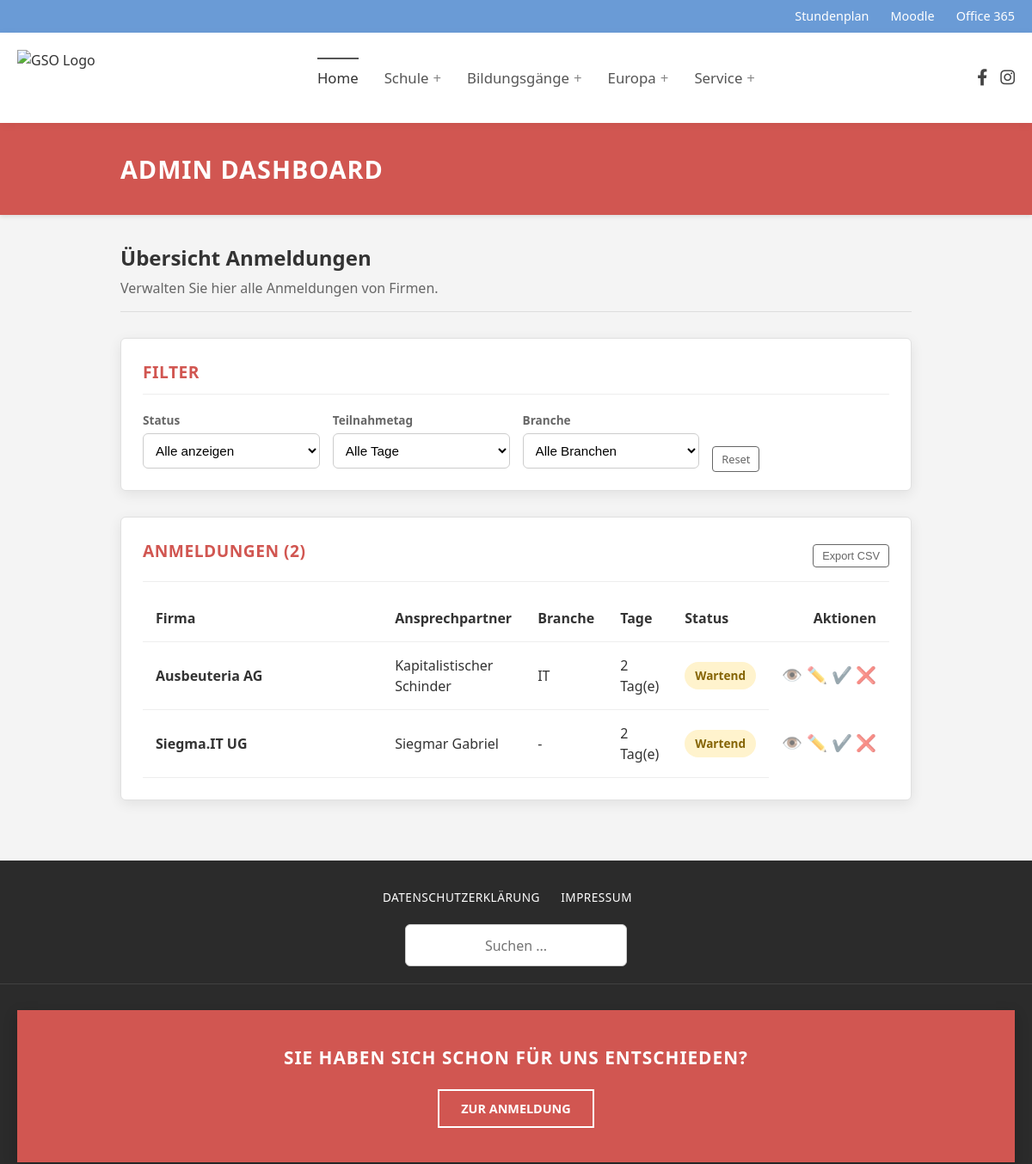
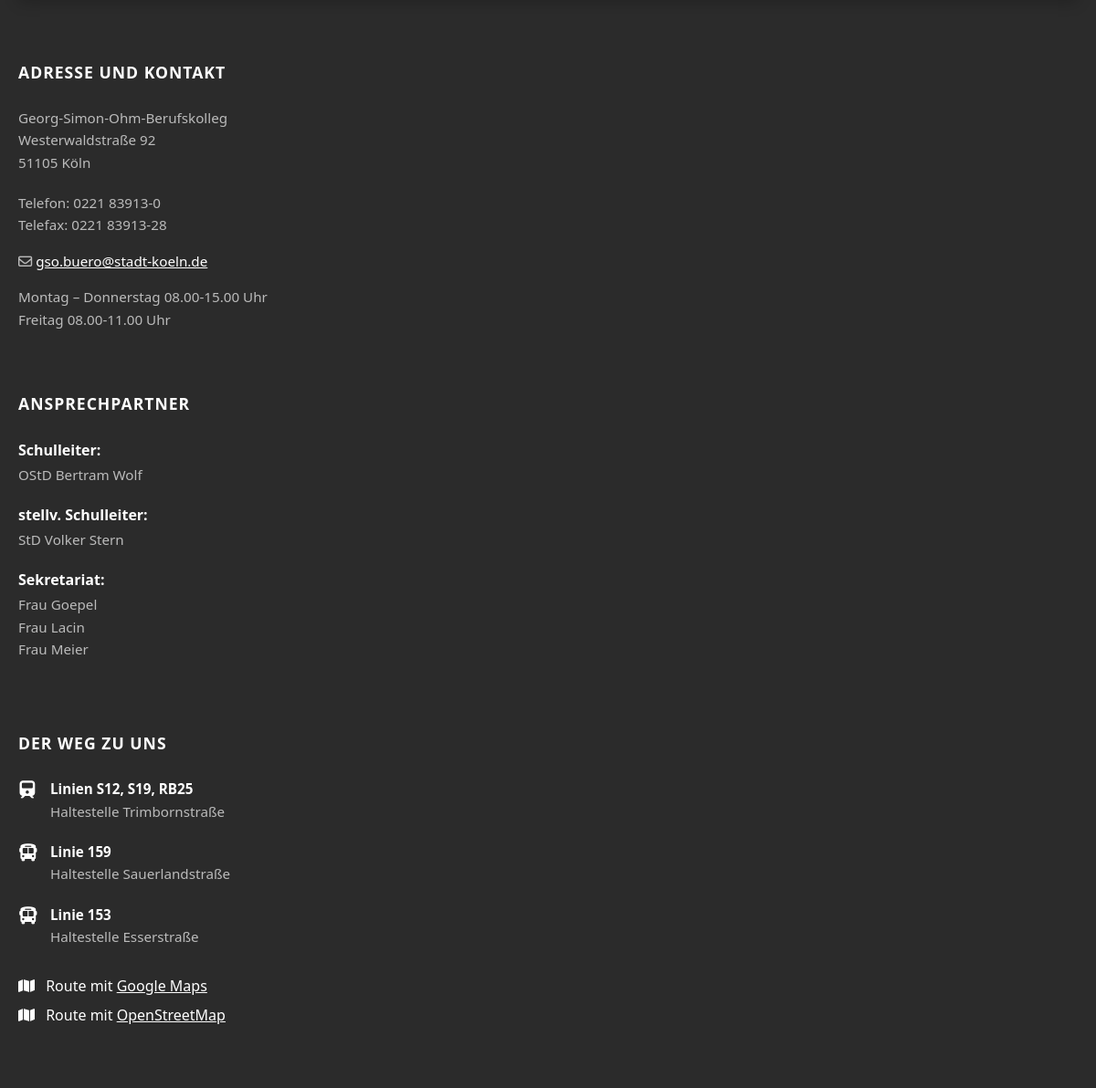
The app's page /dashboard (signed in) with its own data (2 pictures, top to bottom).
### database/models.py (models this page shows)
class Booking(Schema):
    __tablename__ = 'bookings'
    id = mapped_column(Integer, primary_key=True)
    user_id = mapped_column(Integer, ForeignKey('users.id'), nullable=False)
    event_year = mapped_column(Integer, nullable=False, default=datetime.now().year)
    first = mapped_column(Boolean, nullable=False, default=False)
    second = mapped_column(Boolean, nullable=False, default=False)
    status = mapped_column(Enum(BookingStatus), nullable=False, default=BookingStatus.pending)
    chairs_needed = mapped_column(Integer, nullable=False, default=0)
    tables_needed = mapped_column(Integer, nullable=False, default=0)
    remarks = mapped_column(String, nullable=True)
    presentation = mapped_column(String, nullable=True)
    user = relationship("User", back_populates="bookings")
    UniqueConstraint('user_id', 'event_year')

class User(Schema):
    __tablename__ = 'users'
    id = mapped_column(Integer, primary_key=True)
    name = mapped_column(String, nullable=False)
    industry = mapped_column(String, nullable=True)
    contact_person = mapped_column(String, nullable=True)
    phone = mapped_column(String, nullable=True)
    email = mapped_column(String, nullable=False, unique=True)
    street = mapped_column(String, nullable=True)
    zip = mapped_column(String, nullable=True)
    city = mapped_column(String, nullable=True)
    support_association = mapped_column(Boolean, nullable=False, default=False)
    is_admin = mapped_column(Boolean, nullable=False, default=False)
    tokens = relationship("Token", back_populates="user")
    bookings = relationship("Booking", back_populates="user")

### app.py (the view, shortened to what this page needs)
@app.route('/marketplace')
@app.route('/dashboard')
@login_required
def dashboard():
    this_year = datetime.now().year
    if current_user.is_admin:
        template = 'admin_dashboard.html'
        bookings = get_bookings(**transform_filters(request.args), event_year=this_year)
    return render_template(template, user=current_user, bookings=bookings)

### app.py (called while the page is built)
@login_manager.user_loader
def load_user(user_id) -> Optional[Authenticated[User]]:
    try:
        user_id = int(user_id)
        user_record = db.query(User).filter_by(id=user_id).one()
        return Authenticated(user_record)
    except Exception:
        print(f'[WARN] user id not found: {user_id}')
        return None

### auth.py (called while the page is built)
    def __getattr__(self, attr):
        return getattr(self.record, attr)

### db.py (called while the page is built)
def get_bookings(**filters):
    return map(decorate, db.query(Booking).filter_by(**filters).all())

def decorate(booking):
    booking.duration = booking.first + booking.second
    return booking

### input.py (called while the page is built)
def transform_filters(qparams: MultiDict[str, str]) -> dict[str, Any]:
    db_filters = {}
    if 'status' in qparams and qparams['status'] != 'all':
        db_filters['status'] = qparams['status']
    if 'day' in qparams and qparams['day'] != 'all':
        if qparams['day'] != 'second':
            db_filters['first'] = True
        if qparams['day'] != 'first':
            db_filters['second'] = True
    if 'industry' in qparams and qparams['industry'] != 'all':
        db_filters['industry'] = qparams['industry']
        pass
    return db_filters

### templates/admin_dashboard.html (shortened to what this page needs)
{% extends "baseLayout.html" %}
{% block content %}
{% set booking_list = bookings|list %}
<div class="full-width-banner">
  <div class="banner-inner">
    <h1>Admin Dashboard</h1>
  </div>
</div>
<div class="dashboard-container">
  <div class="dashboard-intro">
    <h2 class="welcome-title">Übersicht Anmeldungen</h2>
    <p class="welcome-sub">Verwalten Sie hier alle Anmeldungen von Firmen.</p>
  </div>
  <section class="dash-card filter-card">
    <h3 class="card-title">Filter</h3>
    <form class="filter-grid" method="GET" action="{{ url_for('dashboard') }}">
      <div class="filter-group">
        <label for="filter-status">Status</label>
        <select id="filter-status" name="status" class="admin-select" onchange="this.form.submit()">
          <option value="all" {% if request.args.get('status') == 'all' or not request.args.get('status') %}selected{% endif %}>Alle anzeigen</option>
        </select>
      </div>
      <div class="filter-group">
        <label for="filter-day">Teilnahmetag</label>
        <select id="filter-day" name="day" class="admin-select" onchange="this.form.submit()">
          <option value="all" {% if request.args.get('day') == 'all' or not request.args.get('day') %}selected{% endif %}>Alle Tage</option>
        </select>
      </div>
      <div class="filter-group">
        <label for="filter-industry">Branche</label>
        <select id="filter-industry" name="industry" class="admin-select" onchange="this.form.submit()">
          <option value="all" {% if request.args.get('industry') == 'all' or not request.args.get('industry') %}selected{% endif %}>Alle Branchen</option>
        </select>
      </div>
      <div class="filter-actions">
        <a href="{{ url_for('dashboard') }}" class="btn-small-outline">
            Reset
        </a>
      </div>
    </form>
  </section>
  <section class="dash-card results-card">
    <div class="header-row">
      <h3 class="card-title" style="margin-bottom:0; border:none;">Anmeldungen ({{ booking_list|length }})</h3>
      <button class="btn-small-outline">Export CSV</button>
    </div>
    <div class="table-responsive">
      <table class="admin-table">
        <thead>
          <tr>
            <th>Firma</th>
            <th>Ansprechpartner</th>
            <th>Branche</th>
            <th>Tage</th>
            <th>Status</th>
            <th class="text-right">Aktionen</th>
          </tr>
        </thead>
        <tbody>
        {% for booking in booking_list %}
          <tr>
            <td data-label="Firma" class="fw-bold">{{ booking.user.name }}</td>
            <td data-label="Ansprechpartner">{{ booking.user.contact_person }}</td>
            <td data-label="Branche">{{ booking.user.industry if booking.user.industry else "-" }}</td>
            <td data-label="Dauer">{{ booking.duration }} Tag(e)</td>
            <td data-label="Status">
              <span class="status-badge status-{{ booking.status.name|lower }}">
                {{ booking.status.value }}
              </span>
            </td>
            <td data-label="Aktionen" class="text-right action-cell">
              <a href="/admin/booking/{{ booking.id }}" class="btn-icon" title="Details ansehen">
                👁️
              </a>
              <a href="/admin/booking/{{ booking.id }}/edit" class="btn-icon" title="Bearbeiten">
                ✏️
              </a>
              <form action="/admin/booking/{{ booking.id }}/status/confirmed" method="POST" style="display:inline;">
                <button type="submit" class="btn-icon btn-approve" title="Anmeldung bestätigen">
                    ✔️
                </button>
              </form>
              <form action="/admin/booking/{{ booking.id }}/status/rejected" method="POST" style="display:inline;" onsubmit="return confirm('Möchten Sie diese Anmeldung wirklich ablehnen?');">
                <button type="submit" class="btn-icon btn-reject" title="Anmeldung ablehnen">
                    ❌
                </button>
              </form>
            </td>
          </tr>
        {% endfor %}
        </tbody>
      </table>
    </div>
  </section>
</div>
{% endblock %}

### templates/baseLayout.html (shortened to what this page needs)
<!DOCTYPE html>
<html lang="de">
<head>
    <link rel="stylesheet" href="https://cdnjs.cloudflare.com/ajax/libs/font-awesome/6.4.0/css/all.min.css">
    <link rel="stylesheet" href="{{ url_for('static', filename='css/baseStyle.css') }}">
    <link rel="stylesheet" href="{{ url_for('static', filename='css/marketplace.css') }}">
    <link rel="stylesheet" href="{{ url_for('static', filename='css/dashboard.css') }}">
</head>
<body>
    <div class="top-bar">
        <div class="container-width top-bar-inner">
            <a href="#">Stundenplan</a>
            <a href="#">Moodle</a>
            <a href="#">Office 365</a>
        </div>
    </div>
    <header class="site-header">
        <div class="container-width header-inner">
            <div class="branding">
                <a href="#">
                    <img src="https://www.gso-koeln.de/wp-content/uploads/2020/06/cropped-LOGO-GSO_neu.png" alt="GSO Logo">
                </a>
            </div>
            <nav class="main-navigation">
                <ul class="nav-list">
                    <li class="nav-item current-menu-item"><a href="#">Home</a></li>
                    <li class="nav-item has-sub"><a href="#">Schule</a></li>
                    <li class="nav-item has-sub"><a href="#">Bildungsgänge</a></li>
                    <li class="nav-item has-sub"><a href="#">Europa</a></li>
                    <li class="nav-item has-sub">
                        <a href="#">Service</a>
                    </li>
                </ul>
            </nav>
            <div class="header-socials">
                <a href="#" aria-label="Facebook"><i class="fab fa-facebook-f"></i></a>
                <a href="#" aria-label="Instagram"><i class="fab fa-instagram"></i></a>
            </div>
        </div>
    </header>
    {% block content %}
    {% endblock %}
    <div class="footer-wrapper">
        <div class="container-width footer-meta-top">
            <div class="footer-links">
                <a href="#">DATENSCHUTZERKLÄRUNG</a>
                <a href="#">IMPRESSUM</a>
            </div>
            <div class="footer-search">
                <form action="#">
                    <input type="text" placeholder="Suchen ...">
                    <button type="submit"><i class="fas fa-search"></i></button>
                </form>
            </div>
        </div>
        <div class="container-width">
            <div class="cta-banner">
                <h2>SIE HABEN SICH SCHON FÜR UNS ENTSCHIEDEN?</h2>
                <a href="#" class="btn-outline">ZUR ANMELDUNG</a>
            </div>
        </div>
        <footer class="site-footer">
            <div class="container-width">
                <div class="footer-grid">
                    <div class="footer-column">
                        <h3>ADRESSE UND KONTAKT</h3>
                        <p>Georg-Simon-Ohm-Berufskolleg<br>Westerwaldstraße 92<br>51105 Köln</p>
                        <div class="contact-details">
                            <p>Telefon: 0221 83913-0<br>Telefax: 0221 83913-28</p>
                            <p class="mail-link"><i class="far fa-envelope"></i> <a href="mailto:gso.buero@stadt-koeln.de">gso.buero@stadt-koeln.de</a></p>
                            <p style="margin-top: 15px;">Montag – Donnerstag 08.00-15.00 Uhr<br>Freitag 08.00-11.00 Uhr</p>
                        </div>
                    </div>
                    <div class="footer-column">
                        <h3>ANSPRECHPARTNER</h3>
                        <div class="person-group"><strong>Schulleiter:</strong><p>OStD Bertram Wolf</p></div>
                        <div class="person-group"><strong>stellv. Schulleiter:</strong><p>StD Volker Stern</p></div>
                        <div class="person-group"><strong>Sekretariat:</strong><p>Frau Goepel<br>Frau Lacin<br>Frau Meier</p></div>
                    </div>
                    <div class="footer-column">
                        <h3>DER WEG ZU UNS</h3>
                        <ul class="transport-list">
                            <li><i class="fas fa-train"></i> <div><strong>Linien S12, S19, RB25</strong><br>Haltestelle Trimbornstraße</div></li>
                            <li><i class="fas fa-bus"></i> <div><strong>Linie 159</strong><br>Haltestelle Sauerlandstraße</div></li>
                            <li><i class="fas fa-bus"></i> <div><strong>Linie 153</strong><br>Haltestelle Esserstraße</div></li>
                        </ul>
                        <div class="map-links">
                            <a href="#" target="_blank"><i class="fas fa-map"></i> Route mit <u>Google Maps</u></a><br>
                            <a href="#" target="_blank"><i class="fas fa-map"></i> Route mit <u>OpenStreetMap</u></a>
                        </div>
                    </div>
                </div>
            </div>
        </footer>
    </div>
</body>
</html>

### static/css/baseStyle.css (style rules this page uses)
* { box-sizing: border-box; }
body { margin: 0; padding: 0; font-family: 'Segoe UI', Tahoma, Geneva, Verdana, sans-serif; color: #333; background-color: #f9f9f9; line-height: 1.5; }
a { text-decoration: none; color: inherit; transition: color 0.2s ease; }
ul { list-style: none; padding: 0; margin: 0; }
.container-width { max-width: 1240px; margin: 0 auto; padding: 0 20px; }
.top-bar { background-color: #6a9bd6; color: #fff; font-size: 0.9rem; padding: 8px 0; }
.top-bar-inner { display: flex; justify-content: flex-end; gap: 25px; }
.top-bar a { color: #fff; font-weight: 500; }
.site-header { background-color: #fff; padding: 20px 0; box-shadow: 0 2px 10px rgba(0,0,0,0.05); position: relative; z-index: 100; }
.header-inner { display: flex; align-items: center; justify-content: space-between; }
.branding img { height: 65px; width: auto; display: block; }
.main-navigation .nav-list { display: flex; gap: 30px; margin: 0; padding: 0; }
.nav-item { position: relative; }
.nav-link, .nav-item a { color: #555; font-weight: 500; font-size: 1.05rem; padding: 10px 0; position: relative; }
.nav-item.has-sub > a::after { content: '+'; margin-left: 5px; font-weight: 400; color: #888; }
.nav-item.current-menu-item > a { color: #333; border-top: 2px solid #555; }
.header-socials { display: flex; gap: 15px; }
.header-socials a { color: #444; font-size: 1.2rem; }
.footer-wrapper { background-color: #2b2b2b; color: #ccc; padding-top: 30px; }
.footer-meta-top { display: flex; justify-content: space-between; align-items: center; margin-bottom: 30px; border-bottom: 1px solid rgba(255,255,255,0.1); padding-bottom: 20px; }
.footer-links a { color: #fff; font-size: 0.85rem; margin-right: 20px; text-transform: uppercase; letter-spacing: 0.5px; }
.footer-search { position: relative; }
.footer-search input { background: transparent; border: none; border-bottom: 1px solid #777; padding: 5px 25px 5px 0; color: #000; font-size: 0.9rem; outline: none; width: 200px; text-align: right; }
.footer-search button { position: absolute; right: 0; top: 5px; background: none; border: none; color: #fff; cursor: pointer; }
.cta-banner { background-color: #d15651; padding: 40px; display: flex; justify-content: space-between; align-items: center; margin-bottom: 50px; box-shadow: 0 5px 15px rgba(0,0,0,0.2); }
.cta-banner h2 { color: #fff; margin: 0; font-size: 1.3rem; font-weight: 700; text-transform: uppercase; letter-spacing: 1px; }
.btn-outline { border: 2px solid #fff; color: #fff; padding: 10px 25px; text-transform: uppercase; font-weight: 600; font-size: 0.9rem; transition: all 0.3s; }
.site-footer { padding-bottom: 60px; }
.footer-grid { display: grid; grid-template-columns: repeat(3, 1fr); gap: 40px; }
.footer-column h3 { color: #fff; font-size: 1.1rem; text-transform: uppercase; margin-bottom: 25px; letter-spacing: 1px; font-weight: 700; }
.footer-column p, .footer-column li { font-size: 0.95rem; line-height: 1.6; color: #bbb; margin-bottom: 10px; }
.contact-details { margin-top: 20px; }
.mail-link a { color: #fff; text-decoration: underline; }
.person-group { margin-bottom: 20px; }
.person-group strong { color: #fff; display: block; margin-bottom: 3px; }
.person-group p { margin: 0; }
.transport-list li { display: flex; gap: 15px; margin-bottom: 20px; }
.transport-list i { color: #fff; font-size: 1.2rem; margin-top: 3px; width: 20px; text-align: center; }
.transport-list strong { color: #fff; }
.map-links { margin-top: 30px; }
.map-links a { color: #fff; display: inline-block; margin-bottom: 8px; }
.map-links i { margin-right: 8px; }
.cta-banner { flex-direction: column; text-align: center; gap: 20px; }
.footer-grid { grid-template-columns: 1fr; }
.footer-meta-top { flex-direction: column; gap: 20px; }
.footer-search input { text-align: center; }

### records on screen
Booking: user.name "Ausbeuteria AG", user.contact_person "Kapitalistischer Schinder", user "IT", duration "2", status.value "Wartend"
Booking: user.name "Siegma.IT UG", user.contact_person "Siegmar Gabriel", user "-", duration "2", status.value "Wartend"

### other values on screen
{{ booking_list|length }} "2"
